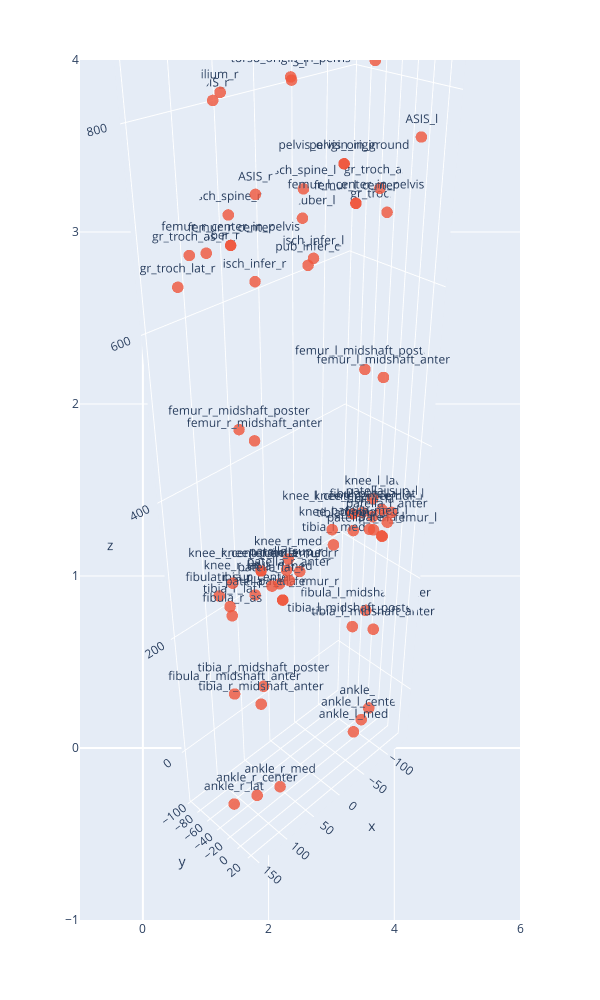

Source (notebook cell):
### Code cell
# View the imported data before any transformations -- check the imported data has correct orientation for right and left sides
import plotly.express as px
import plotly.graph_objects as go

temp = pd.DataFrame.from_dict(mri_bone_markers).T

fig = px.scatter(width=600, height=1000)
fig.add_trace(go.Scatter3d(
x=temp[0], 
y=temp[1], 
z=temp[2],
marker=dict(
    size=4,
    opacity=0.8
),
mode = 'markers + text',
text=temp.index,
textposition="top center"))
fig.update_scenes(aspectmode="data" )
fig.update_scenes(aspectmode="data" )
camera = dict(
    up=dict(x=0, y=0, z=1),
    center=dict(x=0, y=0, z=0),
    eye=dict(x=2, y=2, z=2)
)
fig.update_layout(scene_camera=camera)
fig.show()

### Figure 1 — Plotly figure (JSON) as saved in the notebook; plotly's stock layout.template omitted (floating-point values rounded to 4 significant figures)
{"data": [{"hovertemplate": "<extra></extra>", "legendgroup": "", "marker": {"color": "#636efa", "symbol": "circle"}, "mode": "markers", "name": "", "orientation": "v", "showlegend": false, "type": "scatter", "xaxis": "x", "yaxis": "y"}, {"marker": {"opacity": 0.8, "size": 4}, "mode": "markers+text", "text": ["ASIS_l", "ASIS_r", "PSIS_l", "PSIS_r", "knee_l_med", "knee_l_lat", "knee_r_med", "knee_r_lat", "ankle_r_lat", "ankle_r_med", "ankle_l_lat", "ankle_l_med", "femur_r_center", "femur_l_center", "knee_r_center", "knee_l_center", "tibia_l_center", "tibia_r_center", "ankle_l_center", "ankle_r_center", "patella_r", "patella_l", "pelvis_origin", "ilium_r", "ilium_l", "isch_spine_r", "isch_spine_l", "isch_tuber_r", "isch_tuber_l", "gr_troch_as_r", "gr_troch_as_l", "gr_troch_lat_r", "gr_troch_lat_l", "isch_infer_r", "isch_infer_l", "pub_infer_c", "patella_sup_r", "patella_sup_l", "patella_lat_r", "patella_med_r", "patella_lat_l", "patella_med_l", "femur_r_midshaft_anter", "femur_r_midshaft_poster", "femur_l_midshaft_anter", "femur_l_midshaft_poster", "patella_r_anter", "patella_l_anter", "fibula_l_as", "fibula_r_as", "fibula_l_sup", "fibula_r_sup", "tibia_r_midshaft_anter", "tibia_r_midshaft_poster", "tibia_l_midshaft_anter", "tibia_l_midshaft_poster", "fibula_l_midshaft_anter", "fibula_r_midshaft_anter", "tibia_r_lat", "tibia_r_med", "tibia_l_lat", "tibia_l_med", "pelvis_origin_in_ground", "femur_r_center_in_pelvis", "femur_l_center_in_pelvis", "patella_r_in_femur_r", "patella_l_in_femur_l", "knee_r_center_in_femur_r", "knee_l_center_in_femur_l", "torso_origin_in_pelvis"], "textposition": "top center", "type": "scatter3d", "x": [-103.2, 114.9, -44.46, 58.77, -34.02, -111.2, 44.74, 122.2, 127.2, 73.24, -126.5, -68.18, 91.67, -71.62, 83.48, -72.62, -78.98, 89.99, -97.33, 100.2, 91.64, -78.47, 5.853, 102.4, -93.8, 59.83, -40.35, 72.23, -56.63, 134.8, -117.8, 146.8, -131.9, 48.3, -32.83, 8.008, 86.81, -74.16, 108.2, 68.79, -92.01, -50.05, 103.4, 100.0, -87.68, -86.83, 88.54, -73.97, -113.7, 120.5, -116.6, 119.8, 103.2, 80.88, -94.0, -78.39, -114.3, 114.6, 124.4, 55.57, -114.1, -43.89, 5.853, 91.67, -71.62, 91.64, -78.47, 83.48, -72.62, 5.798], "y": [19.22, 21.65, -96.94, -93.34, -21.12, -25.87, -15.06, -23.32, -36.35, -5.022, -26.3, -3.368, -39.04, -33.4, -19.19, -23.49, -27.03, -23.06, -14.83, -20.69, 23.8, 18.81, 20.44, -32.05, -34.49, -77.22, -76.42, -97.93, -93.96, -46.05, -42.19, -50.61, -42.86, -54.84, -54.31, -21.9, 25.3, 20.63, 24.83, 27.3, 20.68, 23.21, -1.384, -27.99, 0.9671, -25.64, 31.44, 29.82, -23.79, -28.82, -46.34, -50.78, -3.964, -23.35, 0.8586, -21.96, -30.83, -38.88, -27.26, -18.86, -26.64, -27.42, 20.44, -39.04, -33.4, 23.8, 19.68, -19.19, -23.49, -47.02], "z": [760.3, 759.4, 802.2, 803.1, 305.6, 309.5, 309.2, 314.9, -69.89, -54.74, -73.47, -59.7, 691.0, 690.3, 312.1, 307.5, 276.6, 278.2, -66.58, -62.32, 300.9, 293.8, 759.8, 829.0, 822.1, 701.3, 702.0, 660.6, 662.7, 691.9, 692.1, 663.6, 662.7, 636.9, 637.2, 651.6, 341.1, 335.9, 331.4, 330.0, 322.6, 321.3, 501.5, 501.5, 498.9, 498.9, 331.4, 322.5, 260.7, 262.6, 274.4, 278.2, 124.9, 124.9, 120.5, 120.5, 120.5, 124.9, 279.8, 276.7, 279.8, 273.5, 759.8, 691.0, 690.3, 300.7, 293.5, 312.1, 307.5, 822.2]}], "layout": {"height": 1000, "legend": {"tracegroupgap": 0}, "margin": {"t": 60}, "scene": {"aspectmode": "data", "camera": {"center": {"x": 0, "y": 0, "z": 0}, "eye": {"x": 2, "y": 2, "z": 2}, "up": {"x": 0, "y": 0, "z": 1}}}, "width": 600, "xaxis": {"anchor": "y", "domain": [0, 1]}, "yaxis": {"anchor": "x", "domain": [0, 1]}}}
